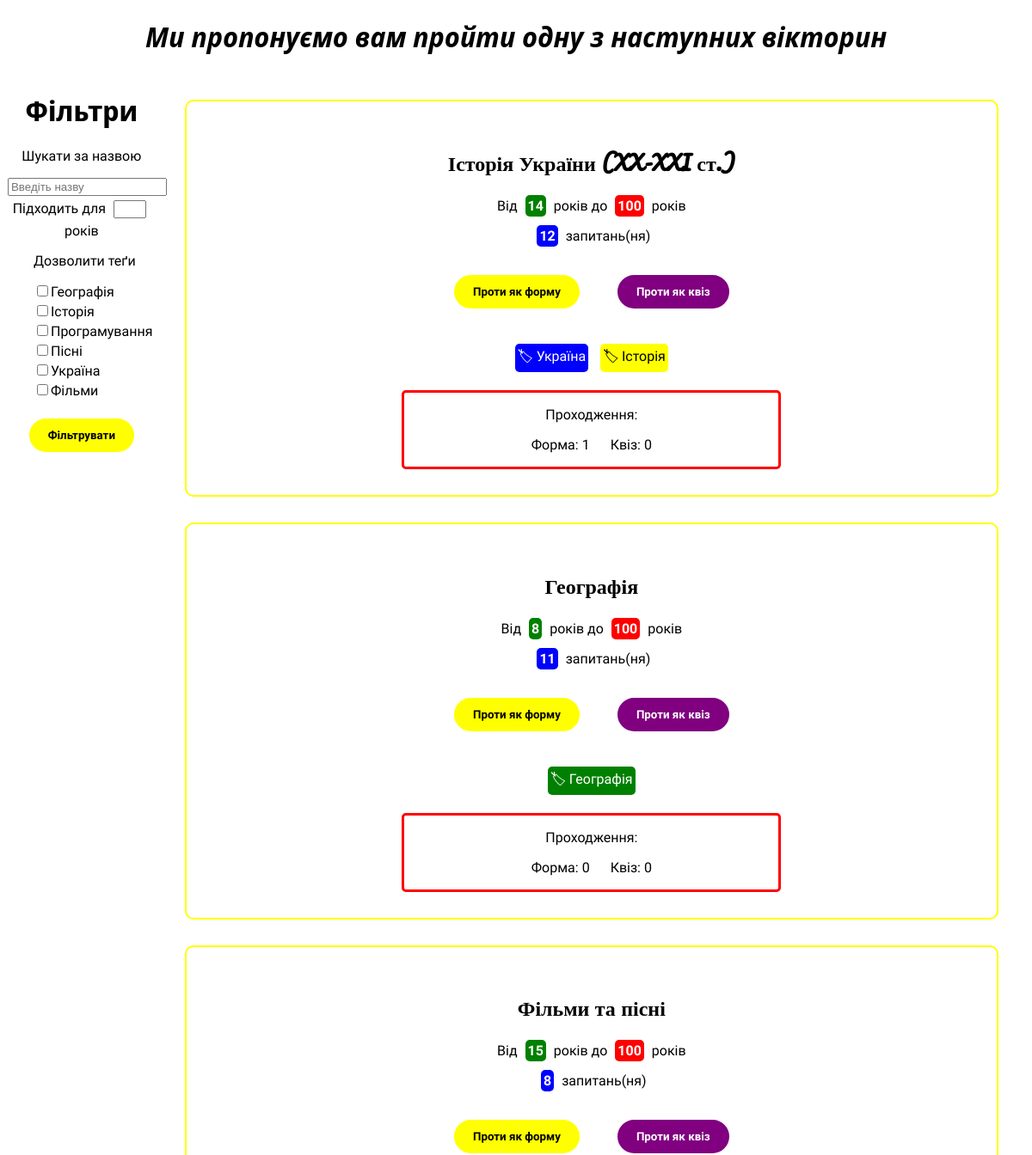
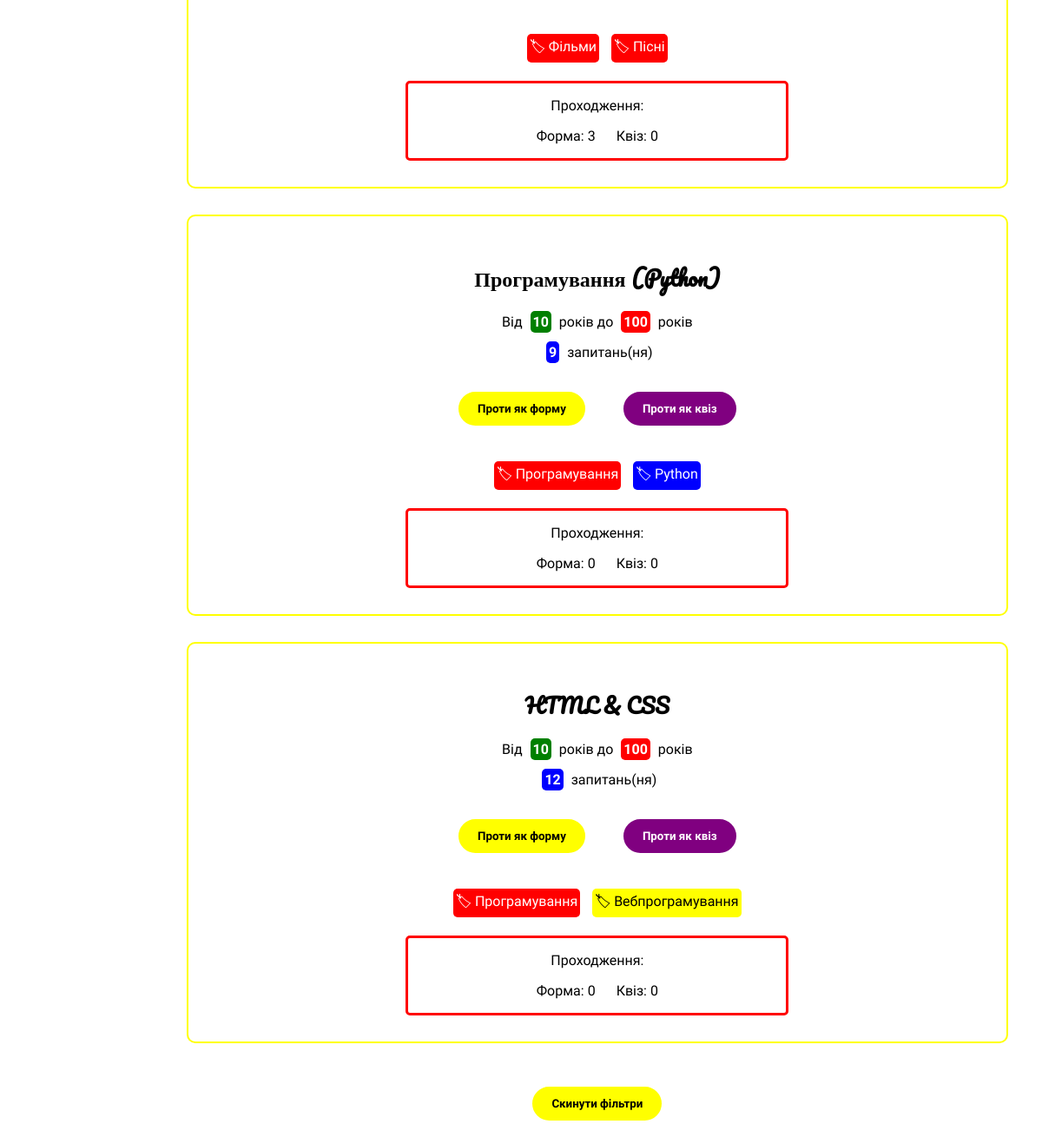
The page / on the database its author committed (2 pictures, top to bottom).
### home/models.py (models this page shows, shortened)
class Quiz(models.Model):
    name = models.CharField(max_length=50, unique=True)
    searchable = models.CharField(max_length=50, null=True)  # = name.lower()
    min_age = models.SmallIntegerField()
    max_age = models.SmallIntegerField(default=100)
    tags = models.ManyToManyField(Tag, related_name='quizzes')
    questions = models.ManyToManyField(Question, related_name='quizzes')
    available = models.BooleanField(default=False)

class Tag(models.Model):
    tag = models.CharField(max_length=20, unique=True)
    localized_uk_ua = models.CharField(max_length=20, unique=True, blank=True)
    popular = models.BooleanField()

class Completion(models.Model):  # Instead of 'Quiz.completed_as_...' and 'Quiz.average_score'
    quiz = models.ForeignKey(Quiz, on_delete=models.CASCADE, related_name='completions')
    user = models.ForeignKey(
        settings.AUTH_USER_MODEL, on_delete=models.DO_NOTHING, related_name='completions', null=True
    )
    is_form = models.BooleanField()  # Instead of 'completion_type' filed. True = form, False = quiz
    start_time = models.DateTimeField()
    end_time = models.DateTimeField(auto_now=True)
    score = models.IntegerField(default=0)

### home/views.py (the view)
# urls.py: path('', index, name='index'),
def index(request):
    quizzes = Quiz.objects.filter(available=True)
    color_classes = ['red-box', 'yellow-box', 'blue-box', 'green-box']
    return render(request, 'home/quiz_list.html', {'quizzes': quizzes, 'color_classes': color_classes})

### home/templatetags/is_form.py (called while the page is built)
@register.filter
def is_form(model):
    return model.filter(is_form=True)

@register.filter
def is_quiz(model):
    return model.exclude(is_form=True)

### templates/home/quiz_list.html
{% extends "home/index.html" %}
{% load is_form %}
{% block quiz_list %}
    {% for quiz in quizzes %}
        <div class="quiz-label">
            <h2 class="quiz-name">{{ quiz.name }}</h2>
            <p>
                Від <b class="color-box green-box">{{ quiz.min_age }}</b> років до <b class="color-box red-box">{{ quiz.max_age }}</b> років
            </p>
            <p><b class="color-box blue-box">{{ quiz.questions.all|length }}</b> запитань(ня)</p>
            <a href="{% url 'form' %}?id={{ quiz.id }}"><button class="complete complete-as-form">Проти як форму</button></a>
            <a href="quiz?id="><button class="complete complete-as-quiz">Проти як квіз</button></a>
            <div class="tag-space">
                <ul>
                    {% for tag in quiz.tags.all %}
                        <li class="color-box {{ color_classes|random }}">&#127991 {{ tag.localized_uk_ua }}</li>
                    {% endfor %}
                </ul>
            </div>
            <div class="additional-info">
                <p>Проходження:</p>
                <ul>
                    <li class="completed-times">Форма: {{ quiz.completions|is_form|length }}</li>
                    <li class="completed-times">Квіз: {{ quiz.completions|is_quiz|length }}</li>
                </ul>
            </div>
        </div>
    {% endfor %}
{% endblock %}

### templates/home/index.html (shortened to what this page needs)
<!DOCTYPE html>
{% load static %}
<html lang="uk">
    <head>
        <link rel="stylesheet" href="{% static 'home/css/base.css' %}">
        <link rel="stylesheet" href="{% static 'home/css/index.css' %}">
    </head>
    <body>
        <div class="hat">
            <h1><i>Ми пропонуємо вам пройти одну з наступних вікторин</i></h1>
        </div>
        <div class="content-grid">
            <div class="side-bar">
                <form action="{% url 'filter' %}">
                    <h1>Фільтри</h1>
                    <div class="search">
                        <p>Шукати за назвою</p>
                        <input type="text" name="search" placeholder="Введіть назву">
                    </div>
                    <div class="for-age">
                        <label>Підходить для</label>
                        <input type="number" name="for-age" class="number-input" max="99" min="1">
                        <label>років</label>
                    </div>
                    <div class="tags">
                        <p>Дозволити теґи</p>
                        <div class="tag-filter-field"><input type="checkbox" name="geography"><label>Географія</label></div>
                        <div class="tag-filter-field"><input type="checkbox" name="history"><label>Історія</label></div>
                        <div class="tag-filter-field"><input type="checkbox" name="programming"><label>Програмування</label></div>
                        <div class="tag-filter-field"><input type="checkbox" name="songs"><label>Пісні</label></div>
                        <div class="tag-filter-field"><input type="checkbox" name="ukraine"><label>Україна</label></div>
                        <div class="tag-filter-field"><input type="checkbox" name="films"><label>Фільми</label></div>
                    </div>
                    <input type="submit" value="Фільтрувати" class="submit">
                </form>
            </div>
            <div class="questions-block">
                {% block quiz_list %}
                {% endblock %}
                <a href="/"><button class="submit">Скинути фільтри</button></a>
            </div>
        </div>
    </body>
</html>

### static/home/css/base.css (style rules this page uses)
body { text-align: center; }
p { font-family: 'Comfortaa', cursive; }
button { font-family: 'Comfortaa', cursive; }
h1, h2 { font-family: 'Noto Sans Display', sans-serif; }
.color-box { border: none; border-radius: 5px; color: white; padding: 3px; margin: 5px; }
.green-box { background-color: green; }
.red-box { background-color: red; }
.blue-box { background-color: blue; }
.yellow-box { background-color: yellow; color: black; }
.submit { background-color: yellow; border-color: yellow; margin: 20px; border-radius: 20px; border-style: solid; cursor: pointer; padding-left: 20px; padding-right: 20px; padding-bottom: 10px; padding-top: 10px; font-weight: bold; font-family: 'Comfortaa', cursive; transition: background-color 0.15s, padding-left 0.15s, padding-right 0.15s; }

### static/home/css/index.css (style rules this page uses)
.quiz-label { border-color: yellow; border-radius: 10px; border-width: 2px; border-style: solid; padding: 30px; margin: 30px; transition: border-color 0.5s, border-radius 0.5s, box-shadow 0.5s; }
.quiz-name { font-family: 'Pacifico', cursive; }
.complete { margin: 20px; border-radius: 20px; border-style: solid; cursor: pointer; padding-left: 20px; padding-right: 20px; padding-bottom: 10px; padding-top: 10px; font-weight: bold; transition: background-color 0.15s, padding-left 0.15s, padding-right 0.15s, color 0.15s; }
.complete-as-form { background-color: yellow; border-color: yellow; }
.complete-as-quiz { background-color: purple; border-color: purple; color: white; }
.side-bar { display: inline-block; width: 14.5%; vertical-align: top; }
.questions-block { display: inline-block; width: 85%; }
label { font-family: 'Comfortaa', cursive; }
.tag-filter-field { margin-bottom: 3px; }
.tags { text-align: left; padding-left: 30px; }
.number-input { width: 30px; margin: 5px; }
li { display: inline-block; font-family: 'Comfortaa', cursive; }
ul { padding: 0; }
.completed-times { margin-left: 10px; margin-right: 10px; }
.additional-info { border-width: 3px; border-style: solid; border-radius: 5px; border-color: red; margin-left: 25%; margin-right: 25%; }

### rows shown on the page
Quiz: name "Історія України (XX-XXI ст.)", min_age "14", max_age "100", questions.all|length "12", completions|is_form "1", completions|is_quiz "0"
Tag: localized_uk_ua "Україна"
Tag: localized_uk_ua "Історія"
Quiz: name "Географія", min_age "8", max_age "100", questions.all|length "11", completions|is_form "0", completions|is_quiz "0"
Tag: localized_uk_ua "Географія"
Quiz: name "Фільми та пісні", min_age "15", max_age "100", questions.all|length "8", completions|is_form "3", completions|is_quiz "0"
Tag: localized_uk_ua "Фільми"
Tag: localized_uk_ua "Пісні"
Quiz: name "Програмування (Python)", min_age "10", max_age "100", questions.all|length "9", completions|is_form "0", completions|is_quiz "0"
Tag: localized_uk_ua "Програмування"
Tag: localized_uk_ua "Python"
Quiz: name "HTML & CSS", min_age "10", max_age "100", questions.all|length "12", completions|is_form "0", completions|is_quiz "0"
Tag: localized_uk_ua "Вебпрограмування"
